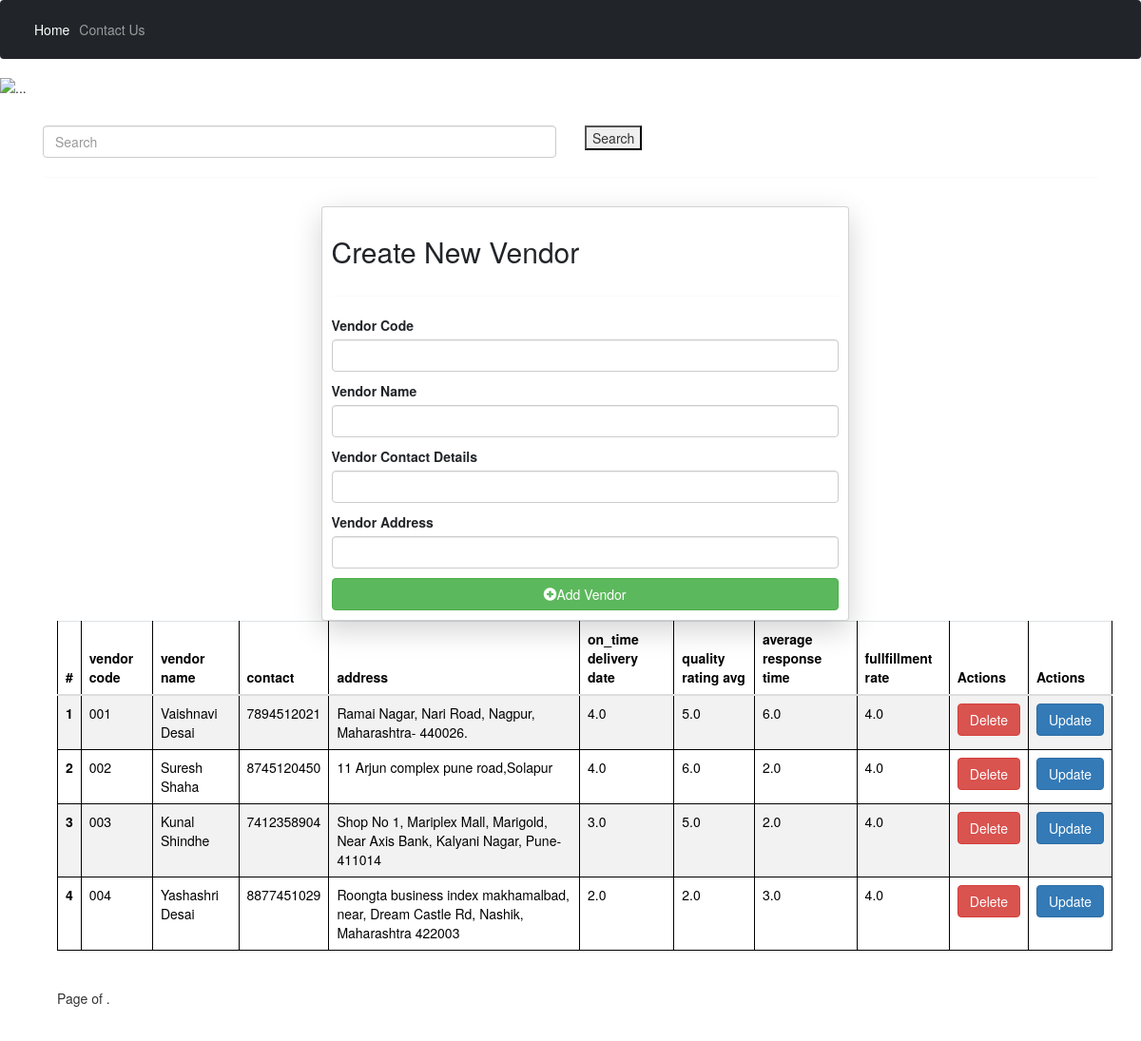
The app's page /vendors/ with its own data.
### vendors_record/models.py (models this page shows, shortened)
class Vendor(models.Model):
    name = models.CharField(max_length=255)
    contact_details = models.TextField()
    address = models.TextField()
    vendor_code = models.CharField(max_length=20, unique=True)
    on_time_delivery_rate = models.FloatField(null=True, blank=True)
    quality_rating_avg = models.FloatField(null=True, blank=True)
    average_response_time = models.FloatField(null=True, blank=True)
    fulfillment_rate = models.FloatField(null=True, blank=True)

### vendors_record/views.py (the view, shortened to what this page needs)
# urls.py: path('vendors/', vendor_list, name='vendor-list'),
def vendor_list(request):
    vendors = Vendor.objects.all()
    return render(request, 'vendor_list.html', {'vendors': vendors})

### vendors_record/templates/vendor_list.html (shortened to what this page needs)
<!DOCTYPE html>
<html lang="en">
<head>
    <link href="https://cdn.jsdelivr.net/npm/bootstrap@5.3.2/dist/css/bootstrap.min.css" rel="stylesheet">
    <link rel="stylesheet" href="https://maxcdn.bootstrapcdn.com/bootstrap/3.3.7/css/bootstrap.min.css">
</head>
<body>
    <nav class="navbar navbar-expand-lg navbar-dark bg-dark">
      <div class="container-fluid">
        <div class="collapse navbar-collapse" id="navbarSupportedContent">
          <cl class="navbar-nav me-auto mb-2 mb-lg-0">
            <li class="nav-item">
              <a class="nav-link active" aria-current="page" href="/">Home</a>
            </li>
            <li class="nav-item">
              <a class="nav-link" href="/contact">Contact Us</a>
            </li>
          </cl>
        </div>
      </div>
    </nav>
    <div class="container-fluid px-0 mb-3" >
      <img src="https://source.unsplash.com/2000x400/?Office" class="d-block w-100" alt="...">
    </div>
   <form class="mb-4">
    <div class="container mt-5">
      <div class="row">
        <div class="col-md-6">
          <input class="form-control" name="search" placeholder="Search">
        </div>
        <div class="col-md-6">
          <button type="submit" class="btn-btn-primary">Search</button>
        </div>
      </div>
   </form>
    <hr>
     <div class="container mt-5">
  <form class="col-6 mx-auto card p-3 shadow-lg" method="post" enctype="multipart/form-data">
      <h2>Create New Vendor</h2>
      <hr>
      <div class="mb-3">
        <label for="exampleInputEmail1" class="form-label">Vendor Code</label>
        <input name="vendor_code" value="{{vendors.vendor_code}}" type="text" class="form-control" required pattern="[0-9]+">
      </div>
      <div class="mb-3">
        <label for="exampleInputEmail1" class="form-label">Vendor Name</label>
        <input name="name" value="{{vendors.name}}" type="text" class="form-control" required pattern="[a-zA-Z ]+">
      </div>
      <div class="mb-3">
        <label for="exampleInputEmail1" class="form-label">Vendor Contact Details</label>
        <input name="contact_details" value="{{vendors.contact_details}}" type="text" class="form-control" required pattern="[0-9]+">
      </div>
      <div class="mb-3">
        <label for="exampleInputEmail1" class="form-label">Vendor Address</label>
        <input name="address" value="{{vendors.address}}" type="text" class="form-control" required>
      </div>
      <button type="submit" class="btn btn-success"><span class="glyphicon glyphicon-plus-sign"></span>Add Vendor</button>
      </form>
      <table class="table table-striped">
        <thead>
          <tr>
            <th scope="col">#</th>
            <th scope="col">vendor code</th>
            <th scope="col">vendor name</th>
            <th scope="col">contact</th>
            <th scope="col">address</th>
            <th scope="col">on_time delivery date</th>
            <th scope="col">quality rating avg</th>
            <th scope="col">average response time</th>
            <th scope="col">fullfillment rate</th>
            <th scope="col">Actions</th>
            <th scope="col">Actions</th>
          </tr>
        </thead>
        <tbody>
            {% for vendor in vendors %}
            <tr>
              <th scope="row">{{forloop.counter}}</th>
              <td>{{vendor.vendor_code}}</td>
              <td>{{vendor.name}}</td>
              <td>{{vendor.contact_details}}</td>
              <td>{{vendor.address}}</td>
              <td>{{vendor.on_time_delivery_rate}}</td>
              <td>{{vendor.quality_rating_avg}}</td>
              <td>{{vendor.average_response_time}}</td>
              <td>{{vendor.fulfillment_rate}}</td>
              <td>
                <a href="/delete-vendor/{{vendor.id}}/" class="btn btn-danger">Delete</a>
              </td>
              <td>
                <a href="/update-vendor/{{vendor.id}}/" class="btn btn-primary">Update</a>
              </td>
            </tr>
            {% endfor %}
            </tbody>
          </table>
          <nav aria-label="Page navigation example">
            <ul class="pagination">
                <span class="current">
                    Page {{ queryset.number }} of {{ queryset.paginator.num_pages }}.
                </span>
        </div>

### vendors_record/templates/vendor_list.html (style rules this page uses)
table, th, td { border: 1px solid black; }

### records on screen
Vendor: vendor_code "001", name "Vaishnavi Desai", contact_details "7894512021", address "Ramai Nagar, Nari Road, Nagpur, Maharashtra- 440026.", on_time_delivery_rate "4.0", quality_rating_avg "5.0", average_response_time "6.0", fulfillment_rate "4.0"
Vendor: vendor_code "002", name "Suresh Shaha", contact_details "8745120450", address "11 Arjun complex pune road,Solapur", on_time_delivery_rate "4.0", quality_rating_avg "6.0", average_response_time "2.0", fulfillment_rate "4.0"
Vendor: vendor_code "003", name "Kunal Shindhe", contact_details "7412358904", address "Shop No 1, Mariplex Mall, Marigold, Near Axis Bank, Kalyani Nagar, Pune-411014", on_time_delivery_rate "3.0", quality_rating_avg "5.0", average_response_time "2.0", fulfillment_rate "4.0"
Vendor: vendor_code "004", name "Yashashri Desai", contact_details "8877451029", address "Roongta business index makhamalbad, near, Dream Castle Rd, Nashik, Maharashtra 422003", on_time_delivery_rate "2.0", quality_rating_avg "2.0", average_response_time "3.0", fulfillment_rate "4.0"
